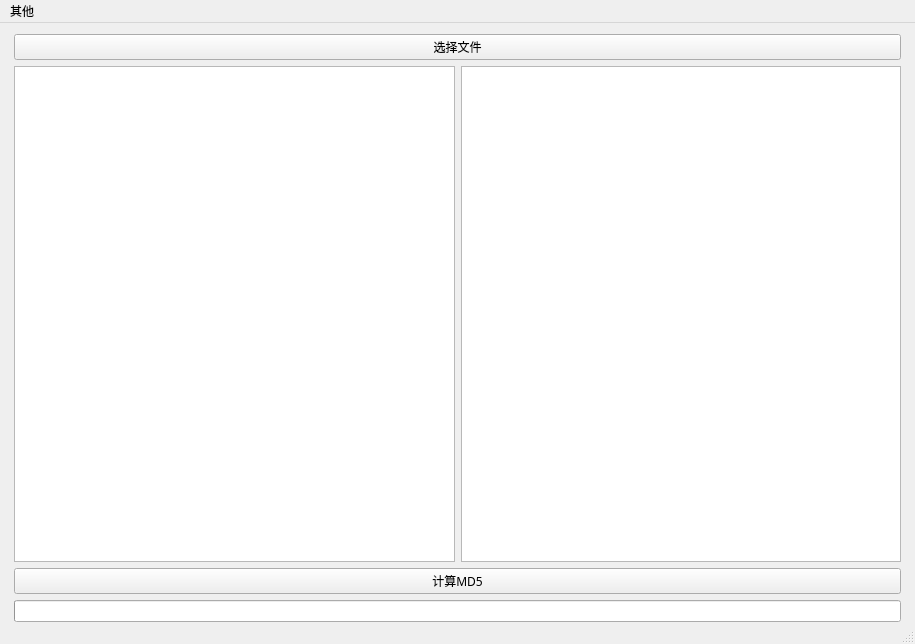
<?xml version="1.0" encoding="UTF-8"?>
<ui version="4.0">
 <class>qtdemoClass</class>
 <widget class="QMainWindow" name="qtdemoClass">
  <property name="geometry">
   <rect>
    <x>0</x>
    <y>0</y>
    <width>915</width>
    <height>644</height>
   </rect>
  </property>
  <property name="windowTitle">
   <string>MD5计算</string>
  </property>
  <property name="windowIcon">
   <iconset>
    <normaloff>:/qtdemo/1.ico</normaloff>:/qtdemo/1.ico</iconset>
  </property>
  <widget class="QWidget" name="centralWidget">
   <layout class="QGridLayout" name="gridLayout_3">
    <property name="bottomMargin">
     <number>0</number>
    </property>
    <item row="0" column="0">
     <layout class="QGridLayout" name="gridLayout_2">
      <property name="leftMargin">
       <number>3</number>
      </property>
      <property name="rightMargin">
       <number>3</number>
      </property>
      <property name="bottomMargin">
       <number>0</number>
      </property>
      <item row="3" column="0">
       <widget class="QPushButton" name="calButton">
        <property name="font">
         <font>
          <family>JetBrains Mono</family>
         </font>
        </property>
        <property name="text">
         <string>计算MD5</string>
        </property>
       </widget>
      </item>
      <item row="1" column="0">
       <layout class="QGridLayout" name="gridLayout_4">
        <item row="0" column="0">
         <widget class="QListWidget" name="leftListWidget"/>
        </item>
        <item row="0" column="1">
         <widget class="QListWidget" name="rightListWidget"/>
        </item>
       </layout>
      </item>
      <item row="0" column="0">
       <widget class="QPushButton" name="selectBtn">
        <property name="font">
         <font>
          <family>JetBrains Mono</family>
         </font>
        </property>
        <property name="text">
         <string>选择文件</string>
        </property>
       </widget>
      </item>
      <item row="4" column="0">
       <widget class="QProgressBar" name="progressBar">
        <property name="value">
         <number>0</number>
        </property>
        <property name="textVisible">
         <bool>false</bool>
        </property>
       </widget>
      </item>
     </layout>
    </item>
   </layout>
  </widget>
  <widget class="QStatusBar" name="statusBar"/>
  <widget class="QMenuBar" name="menuBar">
   <property name="geometry">
    <rect>
     <x>0</x>
     <y>0</y>
     <width>915</width>
     <height>26</height>
    </rect>
   </property>
   <widget class="QMenu" name="menu">
    <property name="title">
     <string>其他</string>
    </property>
    <addaction name="clearDataAction"/>
    <addaction name="infoAction"/>
   </widget>
   <addaction name="menu"/>
  </widget>
  <action name="clearDataAction">
   <property name="text">
    <string>清空</string>
   </property>
  </action>
  <action name="infoAction">
   <property name="text">
    <string>Build By thy</string>
   </property>
  </action>
 </widget>
 <layoutdefault spacing="6" margin="11"/>
 <resources>
  <include location="qtdemo.qrc"/>
 </resources>
 <connections/>
</ui>
